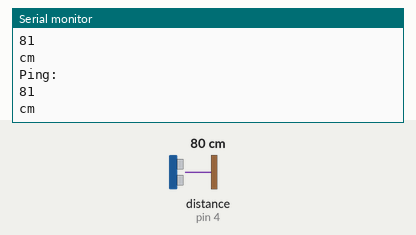
This sketch was run on a simulated Arduino Uno, built with avr-gcc and run on an emulated ATmega328P. Parts: the last lines printed to the serial monitor. The inputs (shaded band) are chosen by the test bench; at power-on: distance to the obstacle (sensor on pin 4) 80 cm. The echo pulse lasts 58.3 µs per cm.

Above: at 1.2 s.
1.3 s: distance to the obstacle (sensor on pin 4) set to 2 cm
At 1.35 s:
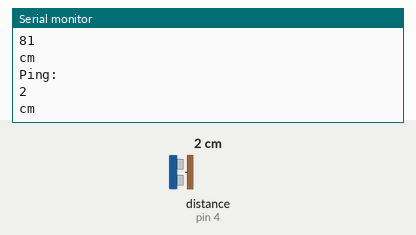
2.8 s: distance to the obstacle (sensor on pin 4) set to 4 cm
At 2.88 s:
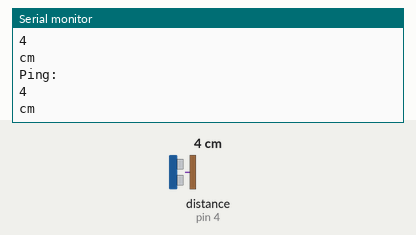
Timing chart, 0 to 5.8 s (numbered marks = the images above; inputs shaded):
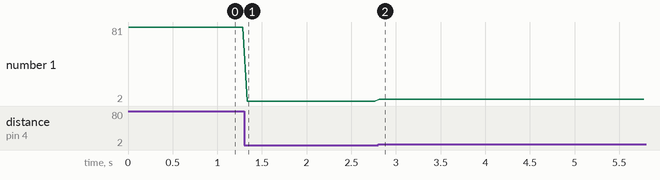

The sketch:

ultrasonic_sensor.ino
```cpp
#include <NewPing.h>
#define TRIGGER_PIN 5
#define ECHO_PIN 4
#define MAX_DISTANCE 100


NewPing sonar(TRIGGER_PIN, ECHO_PIN, MAX_DISTANCE);

void setup() {
  // put your setup code here, to run once:
Serial.begin(115200);

}

void loop() {
  // put your main code here, to run repeatedly:

Serial.println("Ping: ");
Serial.println(sonar.ping_cm());
Serial.println("cm");
delay(50);
}
```

Measured:
- after the input at 1.3 s, the serial monitor: prints a new line at once (image 1)
- after the input at 2.8 s, the serial monitor: prints a new line at once (image 2)
- plotted number 1: 81 → 2 after the input at 1.3 s, 2 → 4 after the input at 2.8 s
